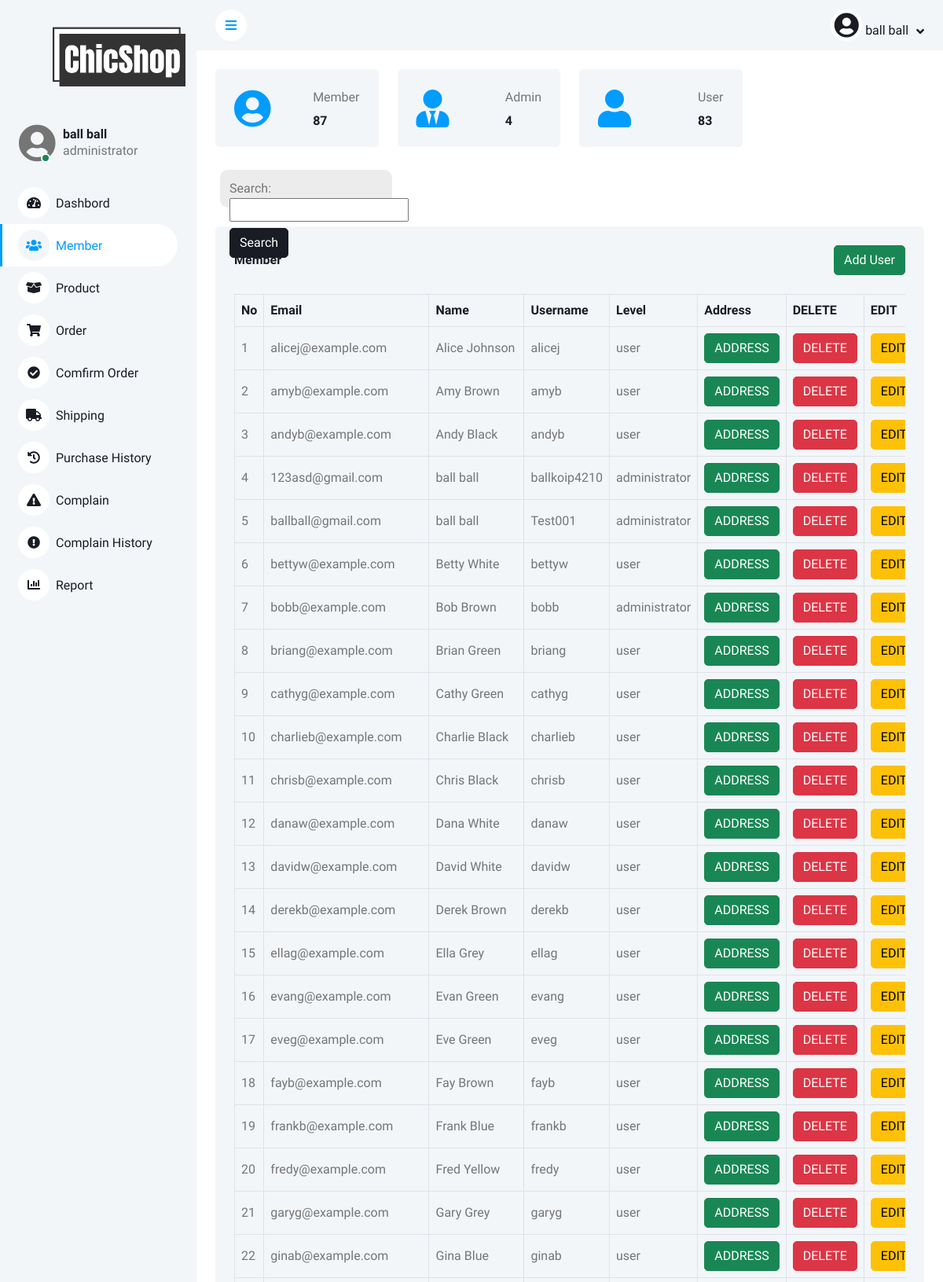
The page /BackWeb/searchdata.php (signed in, upper part) on the database its author committed.
### tables this page shows
CREATE TABLE `user` (
  `u_id` int(11) NOT NULL COMMENT 'รหัสผู้ใช้งาน',
  `u_fullname` varchar(255) DEFAULT NULL COMMENT 'ชื่อเต็มของผู้ใช้งาน',
  `u_username` varchar(255) DEFAULT NULL COMMENT 'ชื่อผู้ใช้งาน',
  `u_password` varchar(255) DEFAULT NULL COMMENT 'รหัสผ่านผู้ใช้งาน',
  `u_level` varchar(255) DEFAULT NULL COMMENT 'ระดับผู้ใช้งาน',
  `u_address` varchar(255) DEFAULT NULL COMMENT 'ที่อยู่ผู้ใช้งาน',
  `Phonenumber` varchar(20) DEFAULT NULL COMMENT 'เบอร์โทรศัพท์ผู้ใช้งาน',
  `email` varchar(255) DEFAULT NULL COMMENT 'อีเมลผู้ใช้งาน'
);

### BackWeb/searchdata.php (the view, shortened to what this page needs)
<?php
$objCon = connectDB();
$user = $_SESSION['user_login'];
$sql = "SELECT * FROM user";
$result = mysqli_query($objCon, $sql);
$total_users = mysqli_num_rows($result);
$sql_admins = "SELECT * FROM user WHERE u_level = 'administrator'";
$result_admins = mysqli_query($objCon, $sql_admins);
$total_admins = mysqli_num_rows($result_admins);
$sql_user = "SELECT * FROM user WHERE u_level = 'user'";
$result_user = mysqli_query($objCon, $sql_user);
$total_user = mysqli_num_rows($result_user);
$name = $_POST["empname"];
$sql = "SELECT * FROM user WHERE u_fullname LIKE '%$name%' ORDER BY u_fullname ASC";
$result = mysqli_query($objCon, $sql);
?>
<!DOCTYPE html>
<html lang="en">
<head>
    <link href="https://cdnjs.cloudflare.com/ajax/libs/font-awesome/5.10.0/css/all.min.css" rel="stylesheet">
    <link href="https://cdn.jsdelivr.net/npm/bootstrap-icons@1.4.1/font/bootstrap-icons.css" rel="stylesheet">
    <link href="lib/owlcarousel/assets/owl.carousel.min.css" rel="stylesheet">
    <link href="lib/tempusdominus/css/tempusdominus-bootstrap-4.min.css" rel="stylesheet" />
    <link href="css/bootstrap.min.css" rel="stylesheet">
    <link href="css/style.css" rel="stylesheet">
    <link href="css/search.css" rel="stylesheet">
</head>
<body>
    <div class="">
        <div class="sidebar pe-4 pb-3">
            <nav class="navbar bg-light navbar-light">
                <div class="container-fluid">
                    <a href="Admin.php" class="navbar-brand mx-4 mb-3">
                        <img src="/Webpage/images/main-logo.png" class="logo">
                    </a>
                </div>
                <div class="d-flex align-items-center ms-4 mb-4">
                    <div class="position-relative">
                        <i class="fa fa-user-circle fa-3x rounded-circle" style="width: 40px; height: 40px;"></i>
                        <div
                            class="bg-success rounded-circle border border-2 border-white position-absolute end-0 bottom-0 p-1">
                        </div>
                    </div>
                    <div class="ms-3">
                        <h6 class="mb-0"><?php echo $user['fullname']; ?></h6>
                        <span><?php echo $user['level']; ?></span>
                    </div>
                </div>
                <div class="navbar-nav w-100">
                    <a href="dashbord.php" class="nav-item nav-link"><i
                            class="fa fa-tachometer-alt me-2"></i>Dashbord</a>
                    <a href="Admin.php" class="nav-item nav-link active"><i class="fa fa-users me-2"></i>Member</a>
                    <a href="income.php" class="nav-item nav-link"><i class="fa fa-box-open me-2"></i>Product</a>
                    <a href="order.php" class="nav-item nav-link"><i class="fa fa-shopping-cart me-2"></i>Order</a>
                    <a href="orderconfirm.php" class="nav-item nav-link"><i
                            class="fa fa-check-circle text-dark me-2"></i>Comfirm Order</a>
                    <a href="shipping.php" class="nav-item nav-link"><i class="fa fa-truck me-2"></i>Shipping</a>
                    <a href="history.php" class="nav-item nav-link"><i class="fa fa-history me-2"></i>Purchase
                        History</a>
                    <a href="reportpage.php" class="nav-item nav-link"><i
                            class="fa fa-exclamation-triangle me-2"></i>Complain</a>
                    <a href="complaindetails.php" class="nav-item nav-link"><i
                            class="fa fa-exclamation-circle me-2"></i>Complain History</a>
                    <a href="report.php" class="nav-item nav-link"><i class="fa fa-chart-bar me-2"></i>Report</a>
                </div>
            </nav>
        </div>
        <div class="content">
            <nav class="navbar navbar-expand bg-light navbar-light sticky-top px-4 py-0">
                <a href="#" class="sidebar-toggler flex-shrink-0">
                    <i class="fa fa-bars"></i>
                </a>
                <div class="navbar-nav align-items-center ms-auto">
                    <div class="nav-item dropdown">
                        <a href="#" class="nav-link dropdown-toggle" data-bs-toggle="dropdown">
                            <i class="fa fa-user-circle fa-2x rounded-circle" style="width: 40px; height: 40px;"></i>
                            <span class="d-none d-lg-inline-flex"><?php echo $user['fullname']; ?></span>
                        </a>
                    </div>
                </div>
            </nav>
            <div class="container-fluid pt-4 px-4">
                <div class="row g-4">
                    <div class="col-sm-6 col-xl-3">
                        <div class="bg-light rounded d-flex align-items-center justify-content-between p-4">
                            <i class="fa fa-user-circle fa-3x text-primary"></i>
                            <div class="ms-3">
                                <p class="mb-2">Member</p>
                                <h6 class="mb-0"><?php echo $total_users; ?></h6>
                            </div>
                        </div>
                    </div>
                    <div class="col-sm-6 col-xl-3">
                        <div class="bg-light rounded d-flex align-items-center justify-content-between p-4">
                            <i class="fa fa-user-tie fa-3x text-primary"></i>
                            <div class="ms-3">
                                <p class="mb-2">Admin</p>
                                <h6 class="mb-0"><?php echo $total_admins; ?></h6>
                            </div>
                        </div>
                    </div>
                    <div class="col-sm-6 col-xl-3">
                        <div class="bg-light rounded d-flex align-items-center justify-content-between p-4">
                            <i class="fa fa-user fa-3x text-primary"></i>
                            <div class="ms-3">
                                <p class="mb-2">User</p>
                                <h6 class="mb-0"><?php echo $total_user; ?></h6>
                            </div>
                        </div>
                    </div>
                </div>
            </div>
            <div class="searchtab">
                <form action="searchdata.php" class="form-group" method="POST">
                    <label for="search-input">Search:</label>
                    <input type="text" id="search-input" name="empname">
                    <input type="submit" value="Search" class="btn btn-dark my-2">
                </form>
            </div>
            <div class="container-fluid pt-4 px-4">
                <div class="bg-light text-center rounded p-4">
                    <div class="d-flex align-items-center justify-content-between mb-4">
                        <h6 class="mb-0">Member</h6>
                        <a href="adduser.php" class="btn btn-success">Add User</a>
                    </div>
                    <div class="table-responsive">
                        <table class="table text-start align-middle table-bordered table-hover mb-0">
                            <thead>
                                <tr class="text-dark">
                                    <th scope="col">No</th>
                                    <th scope="col">Email</th>
                                    <th scope="col">Name</th>
                                    <th scope="col">Username</th>
                                    <th scope="col">Level</th>
                                    <th scope="col">Address</th>
                                    <th scope="col">DELETE</th>
                                    <th scope="col">EDIT</th>
                                </tr>
                            </thead>
                            <tbody>
                                <?php
                                 $iduser = 1;
                                while ($row = mysqli_fetch_assoc($result)) { ?>
                                    <tr>
                                        <td><?php echo $iduser ?></td>
                                        <td><?php echo $row['email'] ?></td>
                                        <td><?php echo $row['u_fullname'] ?></td>
                                        <td><?php echo $row['u_username'] ?></td>
                                        <td><?php echo $row['u_level'] ?></td>
                                        <td>
                                            <a href="address.php?user_id=<?php echo $row["u_id"] ?>"
                                                class="btn btn-success">ADDRESS</a>
                                        </td>
                                        <td>
                                            <a href="deleteForm.php?user_id=<?php echo $row["u_id"] ?>"
                                                class="btn btn-danger">DELETE</a>
                                        </td>
                                        <td>
                                            <a href="edituser.php?user_id=<?php echo $row["u_id"] ?>"
                                                class="btn btn-warning">EDIT</a>
                                        </td>
                                    </tr>
                                <?php $iduser++; } ?>
                            </tbody>
                        </table>
                    </div>
                </div>
            </div>
        </div>
    </div>
</body>
</html>

### BackWeb/css/style.css (style rules this page uses)
:root { --primary: #009CFF; --light: #F3F6F9; --dark: #191C24; }
.btn { transition: .5s; }
.sidebar { position: fixed; top: 0; left: 0; bottom: 0; width: 250px; height: 100vh; overflow-y: auto; background: var(--light); transition: 0.5s; z-index: 999; }
.content { margin-left: 250px; min-height: 100vh; background: #FFFFFF; transition: 0.5s; }
@media (min-width: 992px) { .sidebar { margin-left: 0; } }
@media (min-width: 992px) { .content { width: calc(100% - 250px); } }
.sidebar .navbar .navbar-nav .nav-link { padding: 7px 20px; color: var(--dark); font-weight: 500; border-left: 3px solid var(--light); border-radius: 0 30px 30px 0; outline: none; }
.sidebar .navbar .navbar-nav .nav-link:hover, .sidebar .navbar .navbar-nav .nav-link.active { color: var(--primary); background: #FFFFFF; border-color: var(--primary); }
.sidebar .navbar .navbar-nav .nav-link i { width: 40px; height: 40px; display: inline-flex; align-items: center; justify-content: center; background: #FFFFFF; border-radius: 40px; }
.sidebar .navbar .navbar-nav .nav-link:hover i, .sidebar .navbar .navbar-nav .nav-link.active i { background: var(--light); }
.content .navbar .navbar-nav .nav-link { margin-left: 25px; padding: 12px 0; color: var(--dark); outline: none; }
.content .navbar .sidebar-toggler, .content .navbar .navbar-nav .nav-link i { width: 40px; height: 40px; display: inline-flex; align-items: center; justify-content: center; background: #FFFFFF; border-radius: 40px; }
.content .navbar .dropdown-toggle::after { margin-left: 6px; vertical-align: middle; border: none; content: "\f107"; font-family: "Font Awesome 5 Free"; font-weight: 900; transition: .5s; }
.logo { width: 150%; object-fit: contain; }

### BackWeb/css/search.css (style rules this page uses)
.searchtab { background: rgb(236, 236, 236); margin-top: 3%; height: 4vw; width: 23%; margin-left: 30px; padding: 12px; border-radius: 10px; }

### rows shown on the page
user: email "alicej@example.com", u_fullname "Alice Johnson", u_username "alicej", u_level "user"
user: email "amyb@example.com", u_fullname "Amy Brown", u_username "amyb", u_level "user"
user: email "andyb@example.com", u_fullname "Andy Black", u_username "andyb", u_level "user"
user: email "123asd@gmail.com", u_fullname "ball ball", u_username "ballkoip4210", u_level "administrator"
user: email "ballball@gmail.com", u_fullname "ball ball", u_username "Test001", u_level "administrator"
user: email "bettyw@example.com", u_fullname "Betty White", u_username "bettyw", u_level "user"
user: email "bobb@example.com", u_fullname "Bob Brown", u_username "bobb", u_level "administrator"
user: email "briang@example.com", u_fullname "Brian Green", u_username "briang", u_level "user"
user: email "cathyg@example.com", u_fullname "Cathy Green", u_username "cathyg", u_level "user"
user: email "charlieb@example.com", u_fullname "Charlie Black", u_username "charlieb", u_level "user"
user: email "chrisb@example.com", u_fullname "Chris Black", u_username "chrisb", u_level "user"
user: email "danaw@example.com", u_fullname "Dana White", u_username "danaw", u_level "user"
user: email "davidw@example.com", u_fullname "David White", u_username "davidw", u_level "user"
user: email "derekb@example.com", u_fullname "Derek Brown", u_username "derekb", u_level "user"
user: email "ellag@example.com", u_fullname "Ella Grey", u_username "ellag", u_level "user"
user: email "evang@example.com", u_fullname "Evan Green", u_username "evang", u_level "user"
user: email "eveg@example.com", u_fullname "Eve Green", u_username "eveg", u_level "user"
user: email "fayb@example.com", u_fullname "Fay Brown", u_username "fayb", u_level "user"
user: email "frankb@example.com", u_fullname "Frank Blue", u_username "frankb", u_level "user"
user: email "fredy@example.com", u_fullname "Fred Yellow", u_username "fredy", u_level "user"
user: email "garyg@example.com", u_fullname "Gary Grey", u_username "garyg", u_level "user"
user: email "ginab@example.com", u_fullname "Gina Blue", u_username "ginab", u_level "user"

### other values the page prints
$user['fullname'] "ball ball"
$user['level'] "administrator"
$total_users "87"
$total_admins "4"
$total_user "83"
